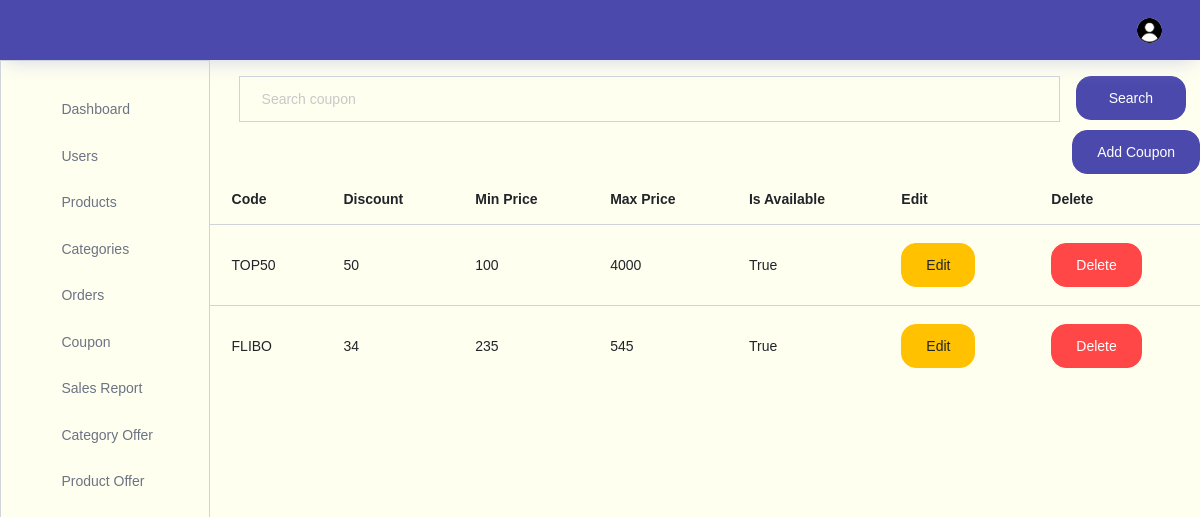
The app's page /storeadmin/coupon/, older data.
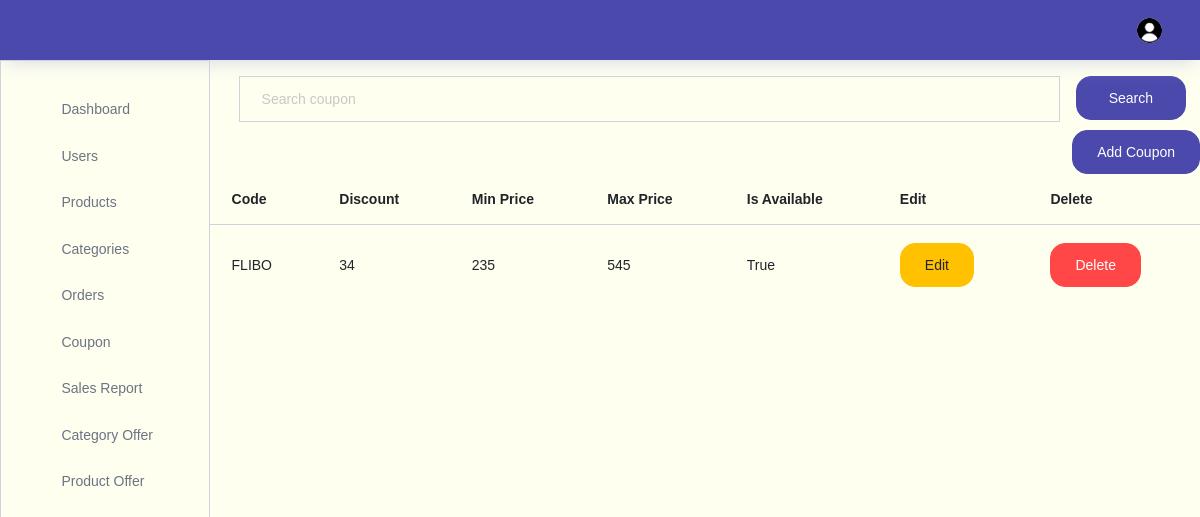
The same page, newer data.
### store/models.py (models this page shows)
class Coupon(models.Model):
    code=models.CharField(max_length=200,unique=True)
    discount_percentage=models.PositiveIntegerField()
    minprice=models.PositiveIntegerField()
    maxprice=models.PositiveIntegerField()
    isavailable=models.BooleanField(default=True)

### storeadmin/views.py (the view)
# urls.py: path("coupon/",views.coupon,name="coupon"),
def coupon(request):
    couponobjs=Coupon.objects.all()
    if request.method=="POST":
            enteredcoupon=request.POST.get("searchitem")
            couponobjs=Coupon.objects.filter(code__icontains=enteredcoupon)
            return render(request,"storeadmin/coupons/coupons.html",{"couponobjs":couponobjs})
    return render(request,"storeadmin/coupons/coupons.html",{"couponobjs":couponobjs})

### storeadmin/templates/storeadmin/coupons/coupons.html (shortened to what this page needs)
{% extends 'storeadmin/index.html' %}
{% block content %}
<div class="container">
  <div class="container">
    <form action="" method="POST">{% csrf_token %}
      <div class="input-group">
        <input style="background-color:#FFFFF0
        ;" type="text" name="searchitem" class="form-control mt-3" id="navbar-search-input" placeholder="Search coupon" aria-label="search" aria-describedby="search">
        <div>
          <button  type="submit" class="btn btn-primary btn-block mt-3 ml-3">Search</button>
        </div>
      </div>
    </form>
  </div>
    <div class="row justify-content-end">
      <a href="{% url 'addcoupon' %}">
        <button class="btn add-product-btn btn-primary mt-2">Add Coupon</button>
      </a>
    </div>
    <div class="row">
      <table class="table table-hover">
        <thead>
          <tr>
            <th>Code</th>
            <th>Discount</th>
            <th>Min Price</th>
            <th>Max Price</th>
            <th>Is Available</th>
            <th>Edit</th>
            <th>Delete</th>
          </tr>
        </thead>
        <tbody>
          {% for item in couponobjs %}
          <tr id="offer{{item.id}}">
            <td>{{ item.code }}</td>
            <td>{{ item.discount_percentage }}</td>
            <td>{{ item.minprice }}</td>
            <td>{{ item.maxprice }}</td>
            <td>{{ item.isavailable }}</td>
            <td>
              <a href={% url 'editcoupon' item.id %}>
                <button class="btn edit-btn btn-warning">Edit</button>
              </a>
            </td>
            <td>
              <button  type="button" class="btn delete-btn btn-danger" data-category-id="{{ item.id }}">Delete</button>
            </td>
          </tr>
          {% endfor %}
        </tbody>
      </table>
    </div>
  </div>
</div>
{% endblock content %}

### storeadmin/templates/storeadmin/index.html (shortened to what this page needs)
<!DOCTYPE html>
{% load static %}
<html lang="en">
<head>
  <link rel="stylesheet" href="{% static 'storeadmin/vendors/feather/feather.css' %}">
  <link rel="stylesheet" href="{% static 'storeadmin/vendors/ti-icons/css/themify-icons.css' %}" >
  <link rel="stylesheet" href="{% static 'storeadmin/vendors/css/vendor.bundle.base.css' %}"   "">
  <link rel="stylesheet" href="{% static 'storeadmin/vendors/datatables.net-bs4/dataTables.bootstrap4.css' %}"  >
  <link rel="stylesheet" href="{% static 'storeadmin/vendors/ti-icons/css/themify-icons.css' %}"    >
  <link rel="stylesheet" type="text/css" href="{% static 'storeadmin/js/select.dataTables.min.css' %}"  >
  <link rel="stylesheet" href="{% static 'storeadmin/css/admin_customstyle/custom.css' %}">
  <link rel="stylesheet" href="{% static 'storeadmin/css/vertical-layout-light/style.css' %}"  >
</head>
<body style="background-color:#FFFFF0
;">
  <div class="container-scroller">
    <nav class="navbar col-lg-12 col-12 p-0 fixed-top d-flex flex-row">
      <div class="text-center navbar-brand-wrapper d-flex align-items-center justify-content-center bg-primary">
      </div>
      <div class="navbar-menu-wrapper d-flex align-items-center justify-content-end bg-primary">
        <button class="navbar-toggler navbar-toggler align-self-center" type="button" data-toggle="minimize">
          <span class="icon-menu"></span>
        </button>
        <ul class="navbar-nav navbar-nav-right">
          <li class="nav-item nav-profile dropdown">
            <a class="nav-link dropdown-toggle" href="#" data-toggle="dropdown" id="profileDropdown">
              <img style="width:25px;height:25px" src="{% static 'storeadmin/images/adminimagenew.png' %}" alt="profile"/>
            </a>
          </li>
        </ul>
      </div>
    </nav>
    <div class="container-fluid page-body-wrapper">
      <nav style="background-color:#FFFFF0
      ;" class="sidebar sidebar-offcanvas border" id="sidebar">
        <ul class="nav">
          <li class="nav-item">
            <a class="nav-link" href={% url 'admin_index' %}>
              <i class="icon-grid menu-icon"></i>
              <span class="menu-title">Dashboard</span>
          </li>
          <li class="nav-item">
            <a class="nav-link"  href={% url 'admin_users' %} aria-expanded="false" aria-controls="ui-basic">
              <i class="icon-layout menu-icon"></i>
              <span class="menu-title"> Users</span>
              <i class="menu-arrow"></i>
            </a>
          </li>
          <li class="nav-item">
            <a class="nav-link"  href={% url 'admin_products' %} aria-expanded="false" aria-controls="form-elements">
              <i class="icon-columns menu-icon"></i>
              <span class="menu-title">Products</span>
              <i class="menu-arrow"></i>
            </a>
          </li>
          <li class="nav-item">
            <a class="nav-link"  href={% url 'admin_categories' %} aria-expanded="false" aria-controls="charts">
              <i class="icon-bar-graph menu-icon"></i>
              <span class="menu-title">Categories</span>
              <i class="menu-arrow"></i>
            </a>
          </li>
          <li class="nav-item">
            <a class="nav-link"  href={% url 'admin_orders' %} aria-expanded="false" aria-controls="charts">
              <i class="icon-bar-graph menu-icon"></i>
              <span class="menu-title">Orders</span>
              <i class="menu-arrow"></i>
            </a>
          </li>
          <li class="nav-item">
            <a class="nav-link"  href={% url 'coupon' %} aria-expanded="false" aria-controls="charts">
              <i class="icon-bar-graph menu-icon"></i>
              <span class="menu-title">Coupon</span>
              <i class="menu-arrow"></i>
            </a>
          </li>
          <li class="nav-item">
            <a class="nav-link"  href={% url 'salesreport' %} aria-expanded="false" aria-controls="charts">
              <i class="icon-bar-graph menu-icon"></i>
              <span class="menu-title">Sales Report</span>
              <i class="menu-arrow"></i>
            </a>
          </li>
          <li class="nav-item">
            <a class="nav-link"  href={% url 'categoryoffer' %} aria-expanded="false" aria-controls="charts">
              <i class="icon-bar-graph menu-icon"></i>
              <span class="menu-title">Category Offer</span>
              <i class="menu-arrow"></i>
            </a>
          </li>
          <li class="nav-item">
            <a class="nav-link"  href={% url 'productoffer' %} aria-expanded="false" aria-controls="charts">
              <i class="icon-bar-graph menu-icon"></i>
              <span class="menu-title">Product Offer</span>
              <i class="menu-arrow"></i>
            </a>
          </li>
        </ul>
      </nav>
      {% block content %}{% endblock content %}
    </div>
</body>
</html>

Row changes from the older to the newer data that the page shows:
removed Coupon: code "TOP50", discount_percentage "50", minprice "100", maxprice "4000", isavailable "True"
